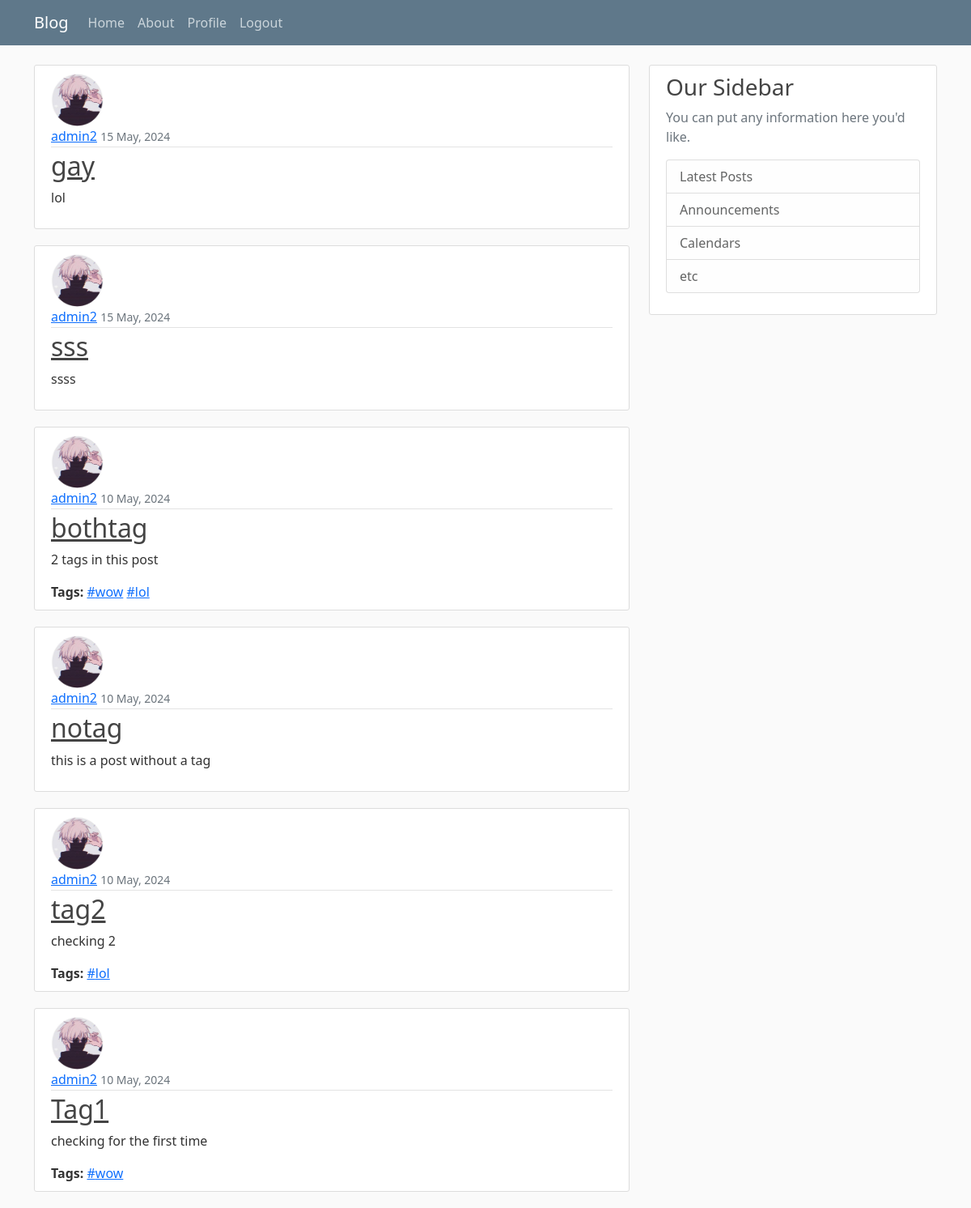
Page /blog/ (signed in) on the committed database.
### blog/models.py (models this page shows, shortened)
class Post(models.Model):
    title = models.CharField(max_length=100)
    content = models.TextField()
    date = models.DateTimeField(default=timezone.now)
    author = models.ForeignKey(User, on_delete=models.CASCADE)
    tags = models.ManyToManyField(Tag, blank=True)

class Tag(models.Model):
    name = models.CharField(max_length=50, unique=True)

### users/models.py (models this page shows, shortened)
class Profile(models.Model):
    user = models.OneToOneField(User, on_delete=models.CASCADE)
    image = models.ImageField(default='default.jpg', upload_to='profile_pics')

### blog/views.py (the view)
# urls.py: path('', PostListView.as_view(), name='blog-home'),
class PostListView(ListView):
    model = Post
    template_name = 'blog/home.html'
    context_object_name = 'posts'
    ordering = ['-date']

### blog/templates/blog/home.html
{% extends "blog/base.html" %}
{% block content %}
    {% for post in posts %}
        <article class="media content-section">
            <img class="rounded-circle article-img" src="{{ post.author.profile.image.url }}">
            <div class="media-body">
                <div class="article-metadata">
                  <a class="mr-2" href="#">{{ post.author }}</a>
                  <small class="text-muted">{{ post.date|date:"d F, Y" }}</small>
                </div>
                <h2><a class="article-title" href="{% url 'post-detail' post.id %}">{{ post.title }}</a></h2>
                <p class="article-content">{{ post.content }}</p>
                {% if post.tags.exists %}
                <div class="article-tags">
                    <strong>Tags:</strong>
                    {% for tag in post.tags.all %}
                        <a href="{% url 'search-tags' tag.name %}">#{{ tag.name }}</a>
                    {% endfor %}
                </div>
                {% endif %}
            </div>
        </article>
    {% endfor %}
{% endblock content %}

### blog/static/blog/main.css (style rules this page uses)
body { background: #fafafa; color: #333333; margin-top: 5rem; }
h1, h2, h3, h4, h5, h6 { color: #444444; }
.content-section { background: #ffffff; padding: 10px 20px; border: 1px solid #dddddd; border-radius: 3px; margin-bottom: 20px; }
.article-title { color: #444444; }
.article-content { white-space: pre-line; }
.article-img { height: 65px; width: 65px; margin-right: 16px; }
.article-metadata { padding-bottom: 1px; margin-bottom: 4px; border-bottom: 1px solid #e3e3e3 }

### rows in the picture
Post: author.profile.image (placeholder picture), author "admin2", date "15 May, 2024", title "gay", content "lol"
Post: author.profile.image (placeholder picture), author "admin2", date "15 May, 2024", title "sss", content "ssss"
Post: author.profile.image (placeholder picture), author "admin2", date "10 May, 2024", title "bothtag", content "2 tags in this post"
Tag: name "wow"
Tag: name "lol"
Post: author.profile.image (placeholder picture), author "admin2", date "10 May, 2024", title "notag", content "this is a post without a tag"
Post: author.profile.image (placeholder picture), author "admin2", date "10 May, 2024", title "tag2", content "checking 2"
Post: author.profile.image (placeholder picture), author "admin2", date "10 May, 2024", title "Tag1", content "checking for the first time"
